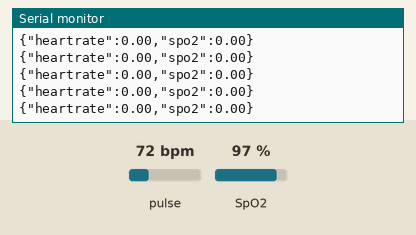
A sketch run on a simulated Arduino Uno, built with avr-gcc and run on an emulated ATmega328P. Shown: the last lines printed to the serial monitor. The test bench sets the inputs (shaded band); at power-on: pulse 72 bpm, SpO2 97 %.

Above: at 1.2 s.
1.3 s: pulse set to 42 bpm
2.8 s: SpO2 set to 80 %
At 3.74 s:
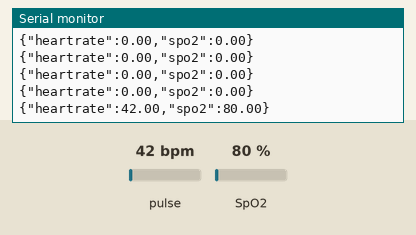
4.3 s: pulse set to 70 bpm
At 4.36 s:
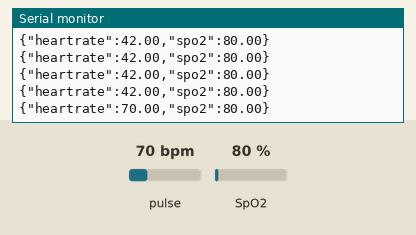
Timing chart, 0 to 7.3 s (numbered marks = the images above; inputs shaded):
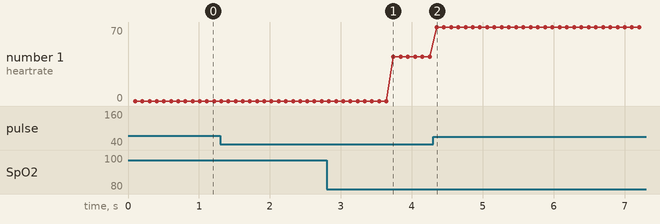

Measured:
- after the input at 2.8 s, the serial monitor: prints a new line after 0.94 s (image 1)
- after the input at 4.3 s, the serial monitor: prints a new line after 0.05 s (image 2)
- plotted number 1: 42 → 70 after the input at 4.3 s

The sketch:

Oximeter.ino
```cpp
#include <Wire.h>
#include "MAX30100_PulseOximeter.h"
#include <Arduino.h>
#define REPORTING_PERIOD_MS     100
#include "MAX30100.h"

// PulseOximeter is the higher level interface to the sensor
// it offers:
//  * beat detection reporting
//  * heart rate calculation
//  * SpO2 (oxidation level) calculation


PulseOximeter pox;

uint32_t tsLastReport = 0;

void setup()
{
	Serial.begin(115200);

	Serial.print("Initializing pulse oximeter..");

	if (!pox.begin()) {
		Serial.println("FAILED");
		for (;;);
	}
	else {
		Serial.println("SUCCESS");
	}

}

void loop()
{
	// Make sure to call update as fast as possible
	pox.update();

	// Asynchronously dump heart rate and oxidation levels to the serial
	// For both, a value of 0 means "invalid"


	if (millis() - tsLastReport > REPORTING_PERIOD_MS) {
		float hr = pox.getHeartRate();
		float spo2 = pox.getSpO2();

		String message = "{\"heartrate\":" + String(hr) + ",\"spo2\":" + String(spo2) + "}";
		Serial.println(message);

		tsLastReport = millis();


	}
}
```
